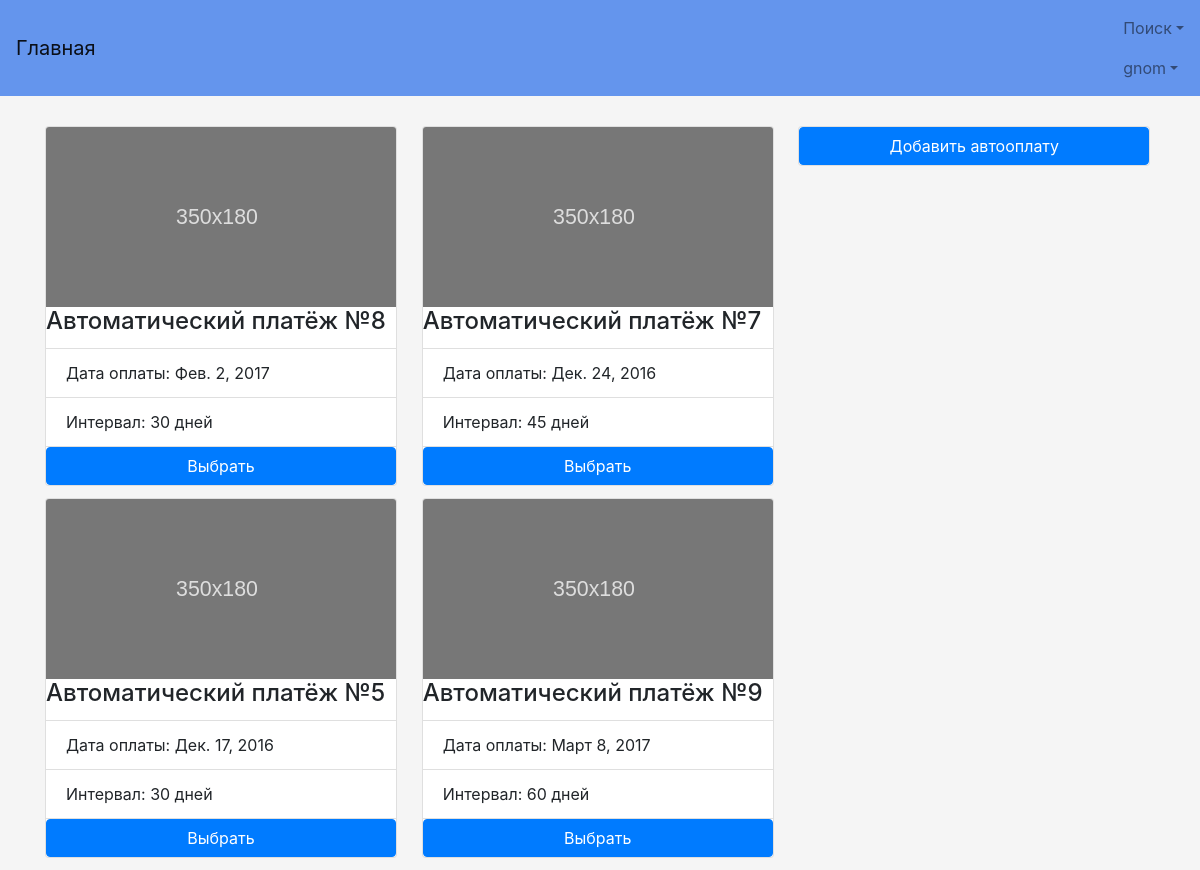
/profile/auto_payment (signed in), run on the app's committed database.
### TOFI/models.py (models this page shows, shortened)
class MyUser(AbstractBaseUser):
    username = models.CharField(verbose_name='Логин', max_length=50, unique=True)
    password = models.CharField(verbose_name='Пароль', max_length=50)
    name = models.CharField(verbose_name='Имя', max_length=50)
    surname = models.CharField(verbose_name='Фамилия', max_length=50)
    last_name = models.CharField(verbose_name='Отчество', max_length=50)
    age = models.IntegerField(verbose_name='Возраст')
    passport_id = models.CharField(verbose_name='Номер паспорта', max_length=50)
    phone = models.CharField(verbose_name='Телефон', max_length=50)
    address = models.CharField(verbose_name='Адрес', max_length=50)
    email = models.CharField(verbose_name='Электронная почта', max_length=50, unique=True)
    taxpayer_account_number = models.IntegerField(verbose_name='УНН', null=True)
    license_field = models.CharField(verbose_name='Лицензия', max_length=50, null=True)
    ie = models.BooleanField(verbose_name='ИП', default=False)
    balance = models.FloatField(verbose_name='', default=0)
    user_card_id = models.ManyToManyField(UserCard, default=None)
    objects = MyUserManager()
    USERNAME_FIELD = 'username'
    REQUIRED_FIELDS = ['name', 'surname', 'last_name', 'age', 'passport_id', 'phone', 'address', 'email', 'ie']
    is_active = models.BooleanField(default=True)
    reason_block = models.CharField(max_length=100, null=True)
    is_admin = models.BooleanField(default=False)
    is_moder = models.BooleanField(default=False)
    wrong_password_number = models.IntegerField(default=0)

class AutoPayment(models.Model):
    quick_payment = models.ForeignKey(QuickPayment)
    next_payment_date = models.DateField(default=None)
    payment_interval = models.IntegerField(default=30)

### user_profile/views.py (the view)
# urls.py: url(r'auto_payment', views.auto_payment, name='AutoPayment'),
def auto_payment(request):
    auto_payments = list()
    try:
        pay_id = models.QuickPayment.objects.filter(username_id=request.user.id)
        for i in pay_id:
            try:
                auto_payments.append(models.AutoPayment.objects.get(quick_payment=i))
            except:
                continue
    except:
        pass
    return render(request, 'Profile/AutoPayment/AutoPayment.html', {'auto_payments': auto_payments})

### TOFI/templates/Profile/AutoPayment/AutoPayment.html (shortened to what this page needs)
{% extends "base.html" %}
{% block content %}
    {% load filter_extra %}
    {% if auto_payments %}
        <div class="card-columns">
            <div>
                {% for ap in auto_payments %}
                    <div class="card " style="max-width: 22rem;">
                        <img class="card-img-top" src="/static/img/placeholder.svg" alt="Card image cap">
                        <div class="card-block">
                            <h4 class="card-title">Автоматический платёж №{{ ap.id }}</h4>
                        </div>
                        <ul class="list-group list-group-flush">
                            <li class="list-group-item">Дата оплаты: {{ ap.next_payment_date }}</li>
                            <li class="list-group-item">Интервал: {{ ap.payment_interval }} дней</li>
                        </ul>
                        <div class="card-block">
                            <a href="about_auto_payment/{{ ap.id }}" class="btn btn-primary btn-block">Выбрать</a>
                        </div>
                    </div>
                {% endfor %}
                <div class="card " style="max-width: 22rem;">
                    <div class="card-block">
                        <a href="{% url 'AddAutoPayment' %}" class="btn btn-primary btn-block">Добавить автооплату</a>
                    </div>
                </div>
            </div>
        </div>
    {% else %}
        <div class="center">Автоплатежей нет</div>
    {% endif %}
{% endblock %}

### TOFI/templates/base.html (shortened to what this page needs)
{% load staticfiles %}
<!DOCTYPE html>
<html lang="ru">
  <head>
      <link href="https://cdnjs.cloudflare.com/ajax/libs/twitter-bootstrap/4.0.0-alpha.5/css/bootstrap.min.css"
            rel="stylesheet">
      <link href="{% static 'style.css' %}" rel="stylesheet">
      <link href="http://ajax.googleapis.com/ajax/libs/jqueryui/1.8/themes/base/jquery-ui.css" rel="stylesheet"
            type="text/css"/>
      <link href="https://cdnjs.cloudflare.com/ajax/libs/bootstrap-datepicker/1.6.4/css/bootstrap-datepicker.min.css"
            rel="stylesheet" type="text/css">
      <link href="https://cdnjs.cloudflare.com/ajax/libs/bootstrap-datetimepicker/4.17.43/css/bootstrap-datetimepicker.min.css"
            rel="stylesheet" type="text/css">
  </head>
  <body>
  <nav class="navbar navbar-light">
      <a class="navbar-brand" href="{% url 'Main' %}">Главная</a>
      <ul class="nav navbar-nav">
          {% if request.user.is_anonymous %}
              <li class="nav-item active">
                  <a class="nav-link" href="{% url 'Registration' %}">Регистрация<span class="sr-only">(current)</span></a>
              </li>
              <li class="nav-item active">
                  <a class="nav-link" href="{% url 'Login' %}">Вход<span class="sr-only">(current)</span></a>
              </li>
            {% else %}
              <li class="nav-item dropdown">
                  <a class="nav-link dropdown-toggle" href="#" id="supportedContentDropdown" data-toggle="dropdown"
                     aria-haspopup="true" aria-expanded="false">Поиск</a>
              </li>
              <li class="nav-item dropdown">
                  <a class="nav-link dropdown-toggle" href="#" id="supportedContentDropdown" data-toggle="dropdown"
                     aria-haspopup="true" aria-expanded="false">{{ request.user.username }}</a>
              </li>
          {% endif %}
      </ul>
  </nav>
  <div class="main-body">
      <div class="container">
        {% block content %}
        {% endblock %}
    </div>
  </div>
  </body>
</html>

### TOFI/static/style.css (style rules this page uses)
a { color: darkslateblue; }
body { margin: auto; padding-bottom: 0; height: auto; background-color: whitesmoke; link: dodgerblue; }
.main-body { padding-top: 10px; padding-bottom: auto; margin-top: 20px; }
.navbar-light { background-color: cornflowerblue; }

### data on the page
MyUser: user.username "gnom"
AutoPayment: id "8", next_payment_date "Фев. 2, 2017", payment_interval "30"
AutoPayment: id "5", next_payment_date "Дек. 17, 2016", payment_interval "30"
AutoPayment: id "7", next_payment_date "Дек. 24, 2016", payment_interval "45"
AutoPayment: id "9", next_payment_date "Март 8, 2017", payment_interval "60"
